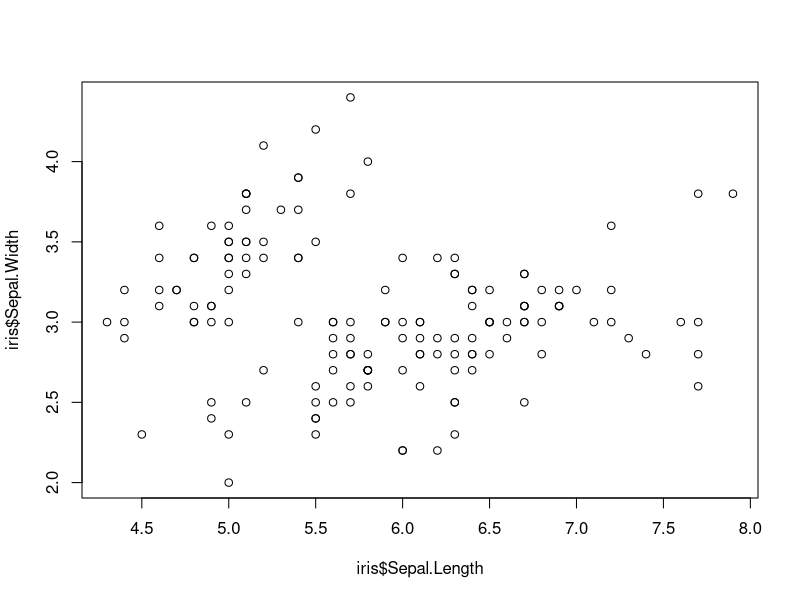
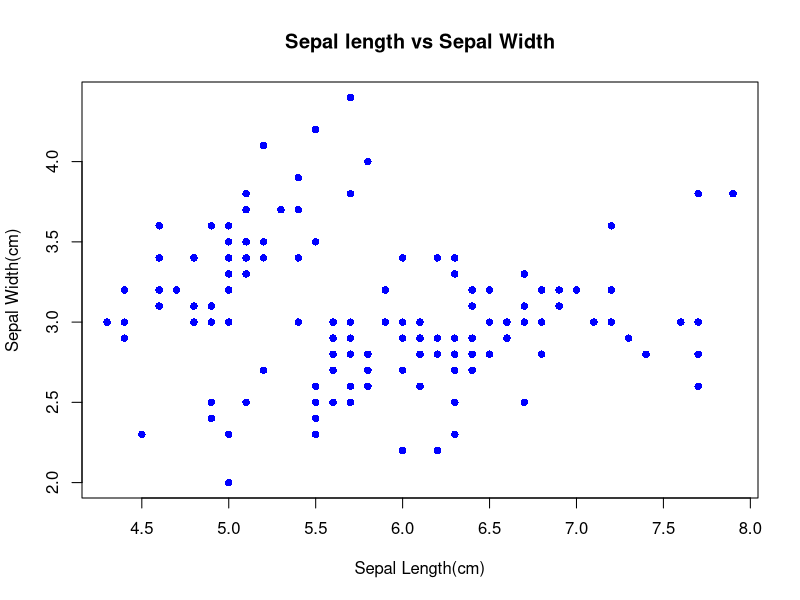
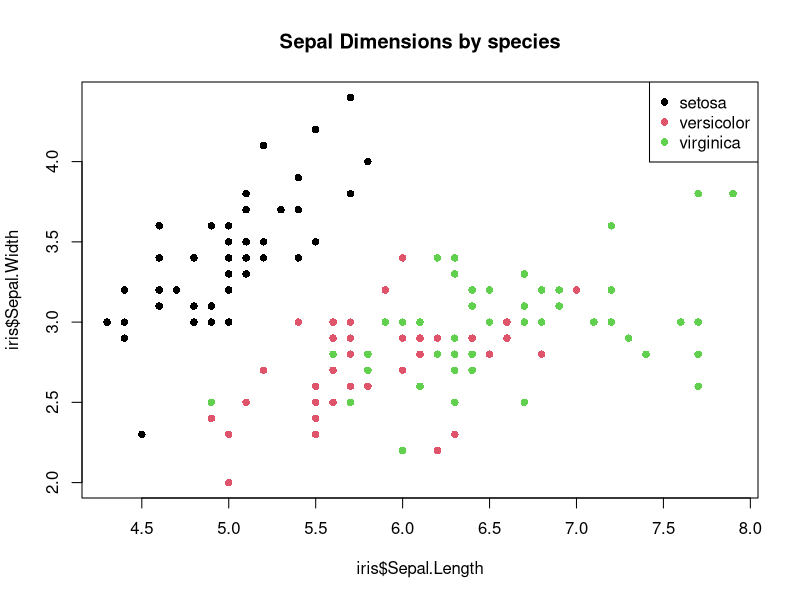
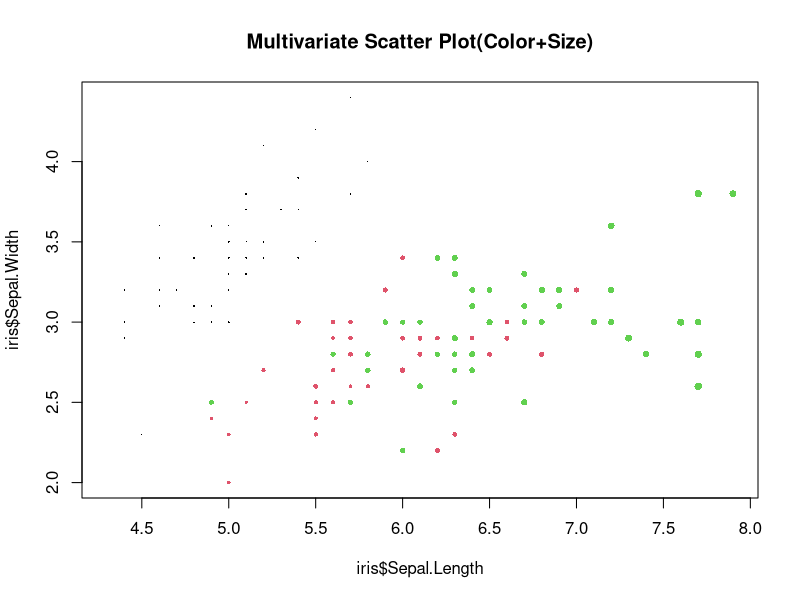
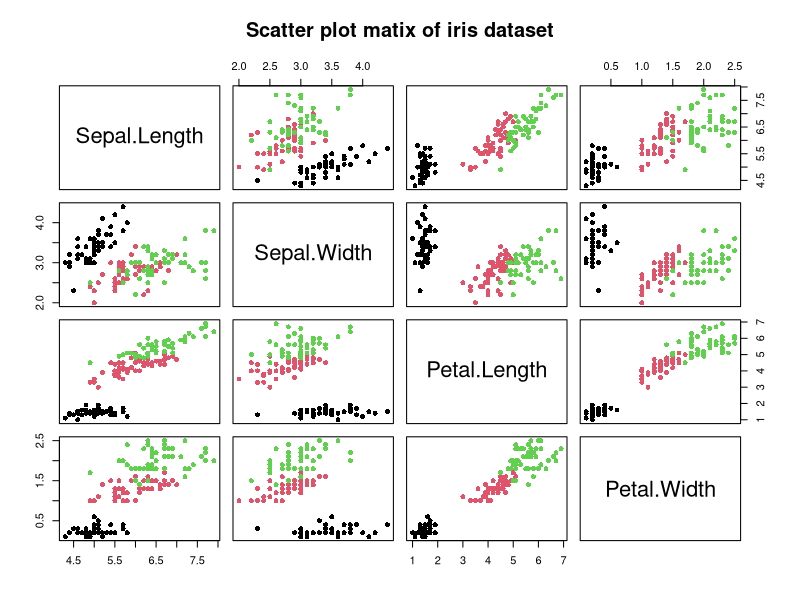

Write R code to recreate these figures, in order.
#load and understand the iris dataset
data(iris)
str(iris)
View(iris)

#basic scatter plot: sepal length vs sepalwidth
plot(iris$Sepal.Length,iris$Sepal.Width)

#labeled scatter plot
plot(
  iris$Sepal.Length,
  iris$Sepal.Width,
  main="Sepal length vs Sepal Width",
  xlab = "Sepal Length(cm)",
  ylab = "Sepal Width(cm)",
  col = "blue",
  pch=16
)

#colored scatter plot by species
plot(iris$Sepal.Length,iris$Sepal.Width,col=as.numeric(iris$Species),pch=16,
     main="Sepal Dimensions by species")
legend("topright",legend=levels(iris$Species),col=1:3,pch=16)

#Multivariate scatter
#add size as a third variable
plot(iris$Sepal.Length,iris$Sepal.Width,col=as.numeric(iris$Species),pch=16,
     cex=iris$Petal.Length/max(iris$Petal.Length),
     main="Multivariate Scatter Plot(Color+Size)")

#Scatter plot matrix
#all numeric variables against each other
pairs(iris[,1:4],col=as.numeric(iris$Species),pch=16,
      main="Scatter plot matix of iris dataset")

#Using GGPlot2
#load ggplot2
